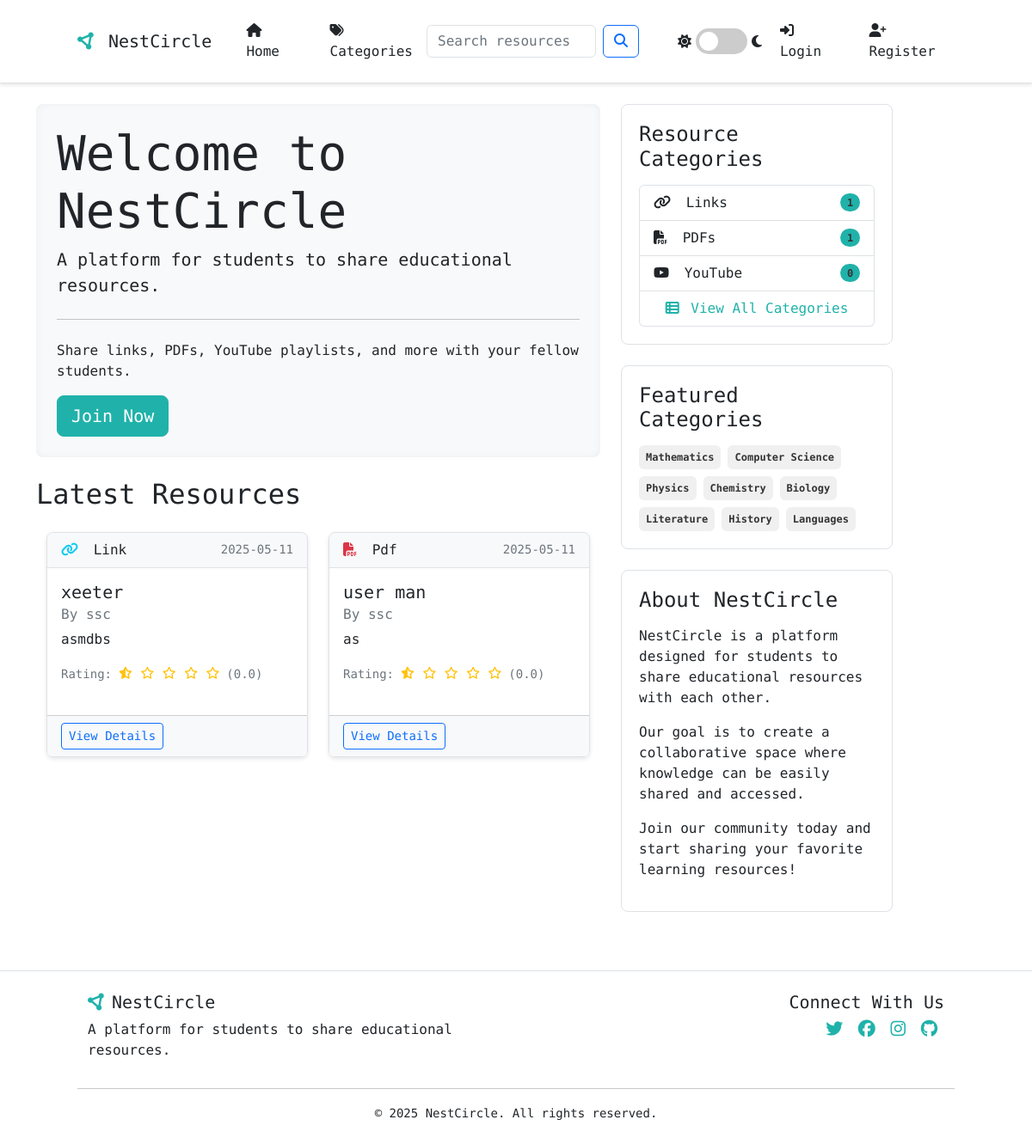
Page /home on the earlier database version.
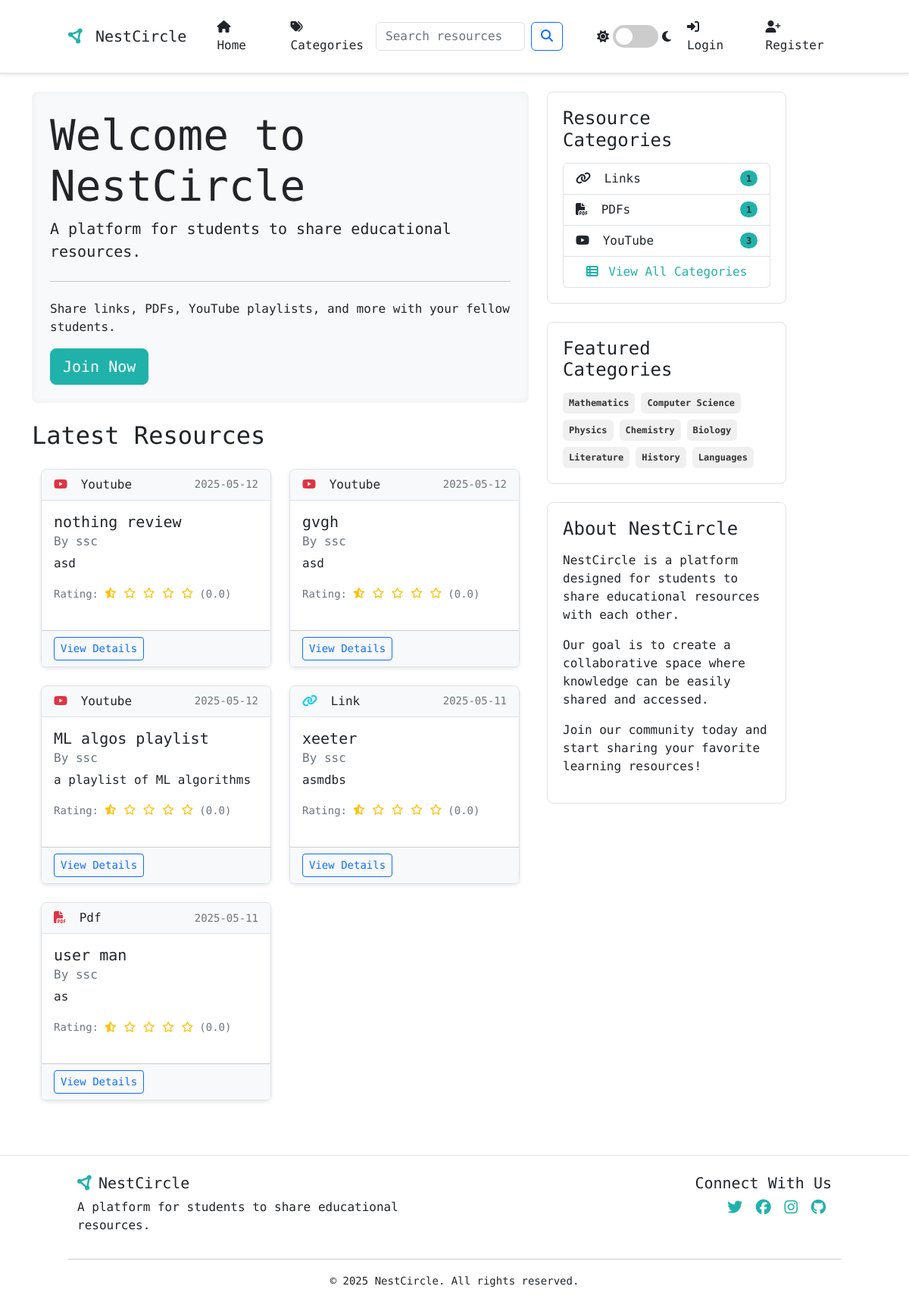
Same page on the later database version.
### app.py (models this page shows, shortened)
class Resource(db.Model):
    id = db.Column(db.Integer, primary_key=True)
    title = db.Column(db.String(100), nullable=False)
    description = db.Column(db.Text, nullable=False)
    date_posted = db.Column(db.DateTime, nullable=False, default=datetime.utcnow)
    resource_type = db.Column(db.String(20), nullable=False)  # "link", "pdf", "youtube", etc.
    content = db.Column(db.Text, nullable=False)  # URL or file path
    user_id = db.Column(db.Integer, db.ForeignKey('user.id'), nullable=False)
    ratings = db.relationship('Rating', backref='resource', lazy=True, cascade="all, delete-orphan")
    comments = db.relationship('Comment', backref='resource', lazy=True, cascade="all, delete-orphan",
                              order_by="desc(Comment.date_posted)")
    bookmarks = db.relationship('Bookmark', backref='resource', lazy=True, cascade="all, delete-orphan")
    @property
    def avg_rating(self):
        if not self.ratings:
            return 0
        return sum(r.rating for r in self.ratings) / len(self.ratings)

class User(db.Model, UserMixin):
    id = db.Column(db.Integer, primary_key=True)
    username = db.Column(db.String(20), unique=True, nullable=False)
    email = db.Column(db.String(120), unique=True, nullable=False)
    password = db.Column(db.String(60), nullable=False)
    role = db.Column(db.String(20), nullable=False, default='user')  # 'user', 'moderator', 'admin'
    email_verified = db.Column(db.Boolean, default=False)
    notification_preferences = db.Column(db.Text, default='{"new_resources": true, "comments_on_resources": true, "ratings_on_resources": false}')
    resources = db.relationship('Resource', backref='author', lazy=True)
    ratings = db.relationship('Rating', backref='user', lazy=True)
    comments = db.relationship('Comment', backref='author', lazy=True)
    bookmarks = db.relationship('Bookmark', backref='user', lazy=True)

class Category(db.Model):
    id = db.Column(db.Integer, primary_key=True)
    name = db.Column(db.String(50), unique=True, nullable=False)
    description = db.Column(db.String(150), nullable=True)
    resources = db.relationship('Resource', secondary=resource_categories,
                              backref=db.backref('categories', lazy='dynamic'))

### app.py (the view)
@app.route('/')
@app.route('/home')
def home():
    page = request.args.get('page', 1, type=int)
    per_page = 9  # Number of resources per page
    category_id = request.args.get('category', type=int)
    resource_type = request.args.get('type')
    query = Resource.query
    if category_id:
        category = Category.query.get_or_404(category_id)
        query = category.resources
    if resource_type:
        query = query.filter_by(resource_type=resource_type)
    resources = query.order_by(Resource.date_posted.desc()).paginate(page=page, per_page=per_page)
    categories = Category.query.all()
    resource_types = ['link', 'pdf', 'youtube']
    return render_template('home.html',
                          resources=resources,
                          categories=categories,
                          resource_types=resource_types,
                          current_category=category_id,
                          current_type=resource_type)

### app.py (called while the page is built)
@app.context_processor
def inject_now():
    return {'now': datetime.utcnow()}

@app.context_processor
def inject_user_roles():
    return {'is_admin': current_user.is_authenticated and current_user.has_role('admin'),
            'is_moderator': current_user.is_authenticated and current_user.has_role('moderator')}

### templates/home.html (shortened to what this page needs)
{% extends "base.html" %}
{% block content %}
<div class="row">
    <div class="col-lg-8">
        <div class="jumbotron p-4 rounded-3 mb-4" style="background-color: var(--header-bg); color: var(--text-color);">
            <h1 class="display-4">Welcome to NestCircle</h1>
            <p class="lead">A platform for students to share educational resources.</p>
            <hr class="my-4">
            <p>Share links, PDFs, YouTube playlists, and more with your fellow students.</p>
            {% if not current_user.is_authenticated %}
                <a class="btn btn-primary btn-lg" href="{{ url_for('register') }}">Join Now</a>
            {% else %}
                <a class="btn btn-primary btn-lg" href="{{ url_for('new_resource') }}">Share a Resource</a>
            {% endif %}
        </div>
        <h2 class="mb-4">Latest Resources</h2>
        {% if resources %}
            <div class="row">
                {% for resource in resources %}
                    <div class="col-md-6 mb-4">
                        <div class="card h-100">
                            <div class="card-header d-flex justify-content-between align-items-center">
                                <span>
                                    {% if resource.resource_type == 'link' %}
                                        <i class="fas fa-link text-info me-2"></i>
                                    {% elif resource.resource_type == 'pdf' %}
                                        <i class="fas fa-file-pdf text-danger me-2"></i>
                                    {% elif resource.resource_type == 'youtube' %}
                                        <i class="fab fa-youtube text-danger me-2"></i>
                                    {% endif %}
                                    {{ resource.resource_type|capitalize }}
                                </span>
                                <small style="color: var(--text-muted);">{{ resource.date_posted.strftime('%Y-%m-%d') }}</small>
                            </div>
                            <div class="card-body">
                                <h5 class="card-title">{{ resource.title }}</h5>
                                <h6 class="card-subtitle mb-2" style="color: var(--text-muted);">By {{ resource.author.username }}</h6>
                                <p class="card-text">{{ resource.description|truncate(100) }}</p>
                                <div class="d-flex align-items-center mt-2">
                                    <div class="me-2">
                                        <small style="color: var(--text-muted);">Rating:</small>
                                    </div>
                                    <div>
                                        {% for i in range(5) %}
                                            {% if i < resource.avg_rating|int %}
                                                <i class="fas fa-star text-warning fa-sm"></i>
                                            {% elif i < resource.avg_rating|int + 0.5 %}
                                                <i class="fas fa-star-half-alt text-warning fa-sm"></i>
                                            {% else %}
                                                <i class="far fa-star text-warning fa-sm"></i>
                                            {% endif %}
                                        {% endfor %}
                                    </div>
                                    <div class="ms-2">
                                        <small style="color: var(--text-muted);">({{ "%.1f"|format(resource.avg_rating) }})</small>
                                    </div>
                                </div>
                            </div>
                            <div class="card-footer" style="background-color: var(--header-bg);">
                                <a href="{{ url_for('resource', resource_id=resource.id) }}" class="btn btn-sm btn-outline-primary">View Details</a>
                            </div>
                        </div>
                    </div>
                {% endfor %}
            </div>
        {% else %}
            <div class="alert alert-info">
                No resources have been shared yet. Be the first to share!
            </div>
        {% endif %}
    </div>
    <div class="col-lg-4">
        <div class="resource-categories mb-4">
            <h4>Resource Categories</h4>
            <div class="list-group">
                <a href="{{ url_for('search') }}?resource_type=link" class="list-group-item list-group-item-action d-flex justify-content-between align-items-center" style="background-color: var(--card-bg-color); color: var(--text-color); border-color: var(--border-color);">
                    <span><i class="fas fa-link me-2"></i> Links</span>
                    <span class="badge rounded-pill" style="background-color: var(--primary-color);">{{ resources|selectattr('resource_type', 'equalto', 'link')|list|length }}</span>
                </a>
                <a href="{{ url_for('search') }}?resource_type=pdf" class="list-group-item list-group-item-action d-flex justify-content-between align-items-center" style="background-color: var(--card-bg-color); color: var(--text-color); border-color: var(--border-color);">
                    <span><i class="fas fa-file-pdf me-2"></i> PDFs</span>
                    <span class="badge rounded-pill" style="background-color: var(--primary-color);">{{ resources|selectattr('resource_type', 'equalto', 'pdf')|list|length }}</span>
                </a>
                <a href="{{ url_for('search') }}?resource_type=youtube" class="list-group-item list-group-item-action d-flex justify-content-between align-items-center" style="background-color: var(--card-bg-color); color: var(--text-color); border-color: var(--border-color);">
                    <span><i class="fab fa-youtube me-2"></i> YouTube</span>
                    <span class="badge rounded-pill" style="background-color: var(--primary-color);">{{ resources|selectattr('resource_type', 'equalto', 'youtube')|list|length }}</span>
                </a>
                <a href="{{ url_for('categories') }}" class="list-group-item list-group-item-action text-center" style="background-color: var(--card-bg-color); color: var(--primary-color); border-color: var(--border-color);">
                    <i class="fas fa-th-list me-1"></i> View All Categories
                </a>
            </div>
        </div>
        {% if categories %}
        <div class="featured-categories mb-4">
            <h4>Featured Categories</h4>
            <div class="d-flex flex-wrap gap-2">
                {% for category in categories[:8] %}
                    <a href="{{ url_for('category', category_id=category.id) }}" class="badge p-2 text-decoration-none" style="background-color: var(--category-bg); color: var(--category-text);">
                        {{ category.name }}
                    </a>
                {% endfor %}
            </div>
        </div>
        {% endif %}
        <div class="about-section">
            <h4>About NestCircle</h4>
            <p>NestCircle is a platform designed for students to share educational resources with each other.</p>
            <p>Our goal is to create a collaborative space where knowledge can be easily shared and accessed.</p>
            <p>Join our community today and start sharing your favorite learning resources!</p>
        </div>
    </div>
</div>
{% endblock %}

### templates/base.html (shortened to what this page needs)
<!DOCTYPE html>
<html lang="en">
<head>
    <link href="https://cdn.jsdelivr.net/npm/bootstrap@5.3.2/dist/css/bootstrap.min.css" rel="stylesheet">
    <link rel="stylesheet" href="https://cdnjs.cloudflare.com/ajax/libs/font-awesome/6.4.2/css/all.min.css">
    <link rel="stylesheet" href="{{ url_for('static', filename='css/style.css') }}">
</head>
<body>
    <nav class="navbar navbar-expand-lg">
        <div class="container">
            <a class="navbar-brand" href="{{ url_for('home') }}">
                <i class="fas fa-circle-nodes me-2" style="color: var(--primary-color);"></i>NestCircle
            </a>
            <div class="collapse navbar-collapse" id="navbarNav">
                <ul class="navbar-nav me-auto">
                    <li class="nav-item">
                        <a class="nav-link" href="{{ url_for('home') }}">
                            <i class="fas fa-home me-1"></i> Home
                        </a>
                    </li>
                    <li class="nav-item">
                        <a class="nav-link" href="{{ url_for('categories') }}">
                            <i class="fas fa-tags me-1"></i> Categories
                        </a>
                    </li>
                </ul>
                <form class="d-flex me-3" action="{{ url_for('search') }}" method="GET">
                    <input class="form-control me-2" type="search" name="query" placeholder="Search resources...">
                    <button class="btn btn-outline-primary" type="submit"><i class="fas fa-search"></i></button>
                </form>
                <div class="theme-switch-container me-2">
                    <i class="fas fa-sun"></i>
                    <label class="theme-switch">
                        <span class="slider"></span>
                    </label>
                    <i class="fas fa-moon"></i>
                </div>
                <ul class="navbar-nav">
                    {% if current_user.is_authenticated %}
                    <li class="nav-item dropdown">
                        <a class="nav-link dropdown-toggle" href="#" id="navbarDropdown" role="button" data-bs-toggle="dropdown">
                            <i class="fas fa-user-circle me-1"></i> {{ current_user.username }}
                        </a>
                        <ul class="dropdown-menu">
                            <li><a class="dropdown-item" href="{{ url_for('profile') }}"><i class="fas fa-user me-2"></i>My Profile</a></li>
                            <li><a class="dropdown-item" href="{{ url_for('bookmarks') }}"><i class="fas fa-bookmark me-2"></i>My Bookmarks</a></li>
                            {% if current_user.has_role('admin') %}
                            <li><a class="dropdown-item" href="{{ url_for('admin_panel') }}"><i class="fas fa-cogs me-2"></i>Admin Panel</a></li>
                            {% elif current_user.has_role('moderator') %}
                            <li><a class="dropdown-item" href="{{ url_for('user_manage_categories') }}"><i class="fas fa-tags me-2"></i>Manage Categories</a></li>
                            {% endif %}
                            <li><hr class="dropdown-divider"></li>
                            <li><a class="dropdown-item" href="{{ url_for('logout') }}"><i class="fas fa-sign-out-alt me-2"></i>Logout</a></li>
                        </ul>
                    </li>
                    {% else %}
                    <li class="nav-item">
                        <a class="nav-link" href="{{ url_for('login') }}"><i class="fas fa-sign-in-alt me-1"></i> Login</a>
                    </li>
                    <li class="nav-item">
                        <a class="nav-link" href="{{ url_for('register') }}"><i class="fas fa-user-plus me-1"></i> Register</a>
                    </li>
                    {% endif %}
                </ul>
            </div>
        </div>
    </nav>
    <main class="container mt-4">
        {% block content %}{% endblock %}
    </main>
    <footer class="py-4 mt-5">
        <div class="container">
            <div class="row">
                <div class="col-md-6">
                    <h5><i class="fas fa-circle-nodes me-2" style="color: var(--primary-color);"></i>NestCircle</h5>
                    <p>A platform for students to share educational resources.</p>
                </div>
                <div class="col-md-6 text-md-end">
                    <h5>Connect With Us</h5>
                    <div class="social-links">
                        <a href="#"><i class="fab fa-twitter fa-lg"></i></a>
                        <a href="#"><i class="fab fa-facebook fa-lg"></i></a>
                        <a href="#"><i class="fab fa-instagram fa-lg"></i></a>
                        <a href="#"><i class="fab fa-github fa-lg"></i></a>
                    </div>
                </div>
            </div>
            <hr>
            <div class="text-center">
                <small>&copy; 2025 NestCircle. All rights reserved.</small>
            </div>
        </div>
    </footer>
</body>
</html>

Differences in the rows shown:
added Resource: resource_type "Youtube", date_posted "2025-05-12", title "nothing review", author.username "ssc", description "asd", avg_rating "0.0"
added Resource: resource_type "Youtube", date_posted "2025-05-12", title "gvgh", author.username "ssc", description "asd", avg_rating "0.0"
added Resource: resource_type "Youtube", date_posted "2025-05-12", title "ML algos playlist", author.username "ssc", description "a playlist of ML algorithms", avg_rating "0.0"
Other differences:
text no longer shown: "0"
text now shown: "3"
